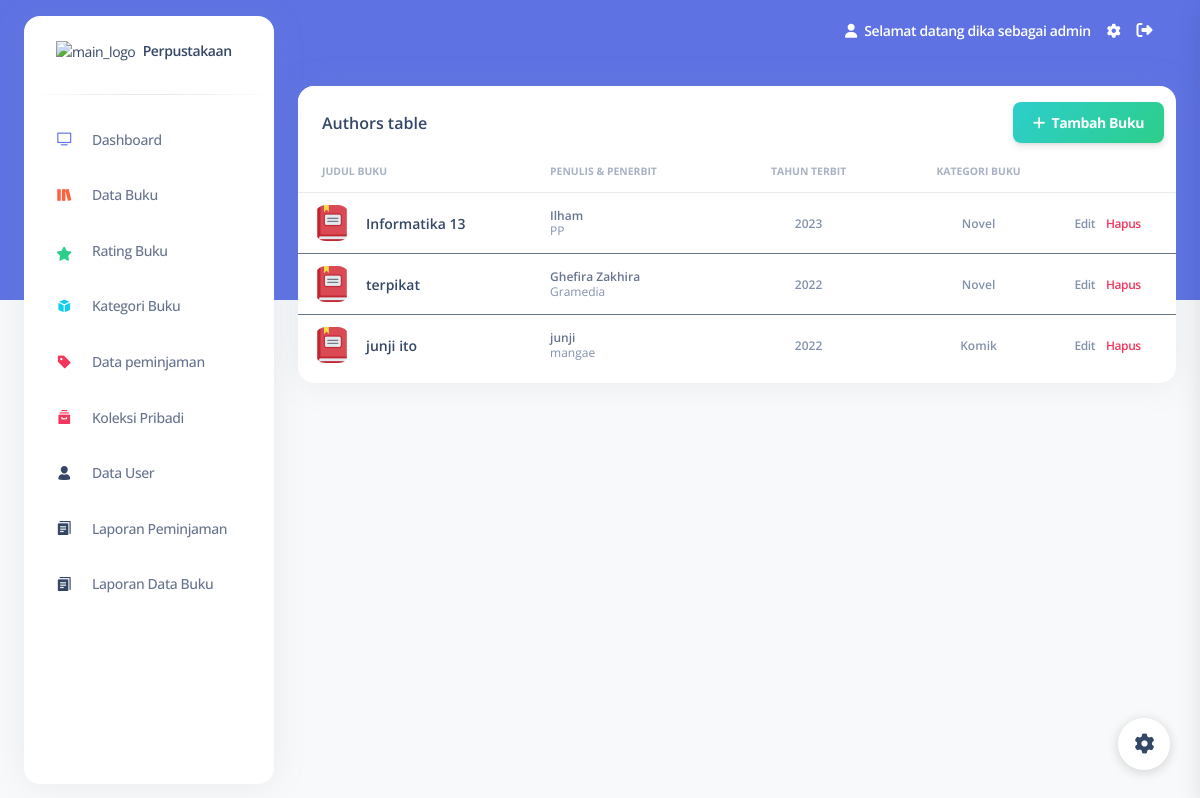
Screenshot of /admin/index.php?admin=data-buku (signed in) with the database file from the repository.
### tables this page shows
CREATE TABLE `kategoribuku_relasi` (
  `KategoriBukuID` int(11) NOT NULL,
  `BukuID` int(11) NOT NULL,
  `KategoriID` int(11) NOT NULL
);

CREATE TABLE `buku` (
  `BukuID` int(11) NOT NULL,
  `Judul` varchar(255) NOT NULL,
  `Penulis` varchar(255) NOT NULL,
  `Penerbit` varchar(255) NOT NULL,
  `TahunTerbit` int(11) NOT NULL
);

CREATE TABLE `kategoribuku` (
  `KategoriID` int(11) NOT NULL,
  `NamaKategori` varchar(255) NOT NULL
);

### admin/buku.php (the view, shortened to what this page needs)
<div class="container-fluid py-4">
  <div class="row">
    <div class="col-12">
      <div class="card mb-4">
        <div class="row" style="margin-left: 0; margin-right:0;">
          <div class="card-header pb-0 d-flex col-6">
            <h6>Authors table</h6>
          </div>
          <div class="col-6 text-end mt-3 mb-2">
            <button type="button" class="btn bg-gradient-success mb-0" data-bs-toggle="modal" data-bs-target="#inputbuku"><i class="fas fa-plus" aria-hidden="true"></i>&nbsp;&nbsp;Tambah Buku</button>
          </div>
        </div>
        <div class="card-body px-0 pt-0 pb-2">
          <div class="table-responsive p-0">
            <table class="table align-items-center mb-0">
              <thead>
                <tr>
                  <th class="text-uppercase text-secondary text-xxs font-weight-bolder opacity-7">Judul Buku</th>
                  <th class="text-uppercase text-secondary text-xxs font-weight-bolder opacity-7 ps-2">Penulis & Penerbit</th>
                  <th class="text-center text-uppercase text-secondary text-xxs font-weight-bolder opacity-7">Tahun Terbit</th>
                  <th class="text-center text-uppercase text-secondary text-xxs font-weight-bolder opacity-7">Kategori Buku</th>
                  <th class="text-secondary opacity-7"></th>
                </tr>
              </thead>
              <tbody>
                <?php
                include "../configs/koneksi.php";
                $query = "SELECT * FROM buku INNER JOIN kategoribuku_relasi ON buku.BukuID = kategoribuku_relasi.BukuID INNER JOIN kategoribuku ON kategoribuku_relasi.KategoriID = kategoribuku.KategoriID ";
                $data = mysqli_query($koneksi, $query);
                foreach ($data as $data) : ?>
                  <tr>
                    <td>
                      <div class="d-flex px-2 py-1">
                        <div>
                          <img src="../image/book.png" class="avatar avatar-sm me-3" alt="user1">
                        </div>
                        <div class="d-flex flex-column justify-content-center">
                          <h6 class="mb-0 text-sm"><?= $data['Judul'] ?></h6>
                        </div>
                      </div>
                    </td>
                    <td>
                      <p class="text-xs font-weight-bold mb-0"><?= $data['Penulis'] ?></p>
                      <p class="text-xs text-secondary mb-0"><?= $data['Penerbit'] ?></p>
                    </td>
                    <td class="align-middle text-center">
                      <span class="text-secondary text-xs font-weight-bold"><?= $data['TahunTerbit']; ?></span>
                    </td>
                    <td class="align-middle text-center">
                      <span class="text-secondary text-xs font-weight-bold"><?= $data['NamaKategori']; ?></span>
                    </td>
                    <td class="align-middle">
                      <a class="text-secondary font-weight-bold text-xs" href="#" data-bs-toggle="modal" data-bs-target="#editbuku<?= $data['BukuID']; ?>">
                        Edit
                      </a>
                      <a class="text-danger font-weight-bold text-xs" style="margin-left: 8px;" href="../function/hapusbuku.php?BukuID=<?= $data['BukuID']; ?>" onclick="return confirm('are you sure?')"> Hapus </a>
                    </td>
                  </tr>
              </tbody>
            <?php
                endforeach;
            ?>
            </table>
          </div>
        </div>
      </div>
    </div>
  </div>

### rows the page displays
kategoribuku_relasi: BukuID.Judul "Informatika 13", BukuID.Penulis "Ilham", BukuID.Penerbit "PP", BukuID.TahunTerbit "2023", KategoriID.NamaKategori "Novel"
kategoribuku_relasi: BukuID.Judul "terpikat", BukuID.Penulis "Ghefira Zakhira", BukuID.Penerbit "Gramedia", BukuID.TahunTerbit "2022", KategoriID.NamaKategori "Novel"
kategoribuku_relasi: BukuID.Judul "junji ito", BukuID.Penulis "junji", BukuID.Penerbit "mangae", BukuID.TahunTerbit "2022", KategoriID.NamaKategori "Komik"

### other values shown
$_SESSION['Username'] "dika"
$_SESSION['Level'] "admin"
